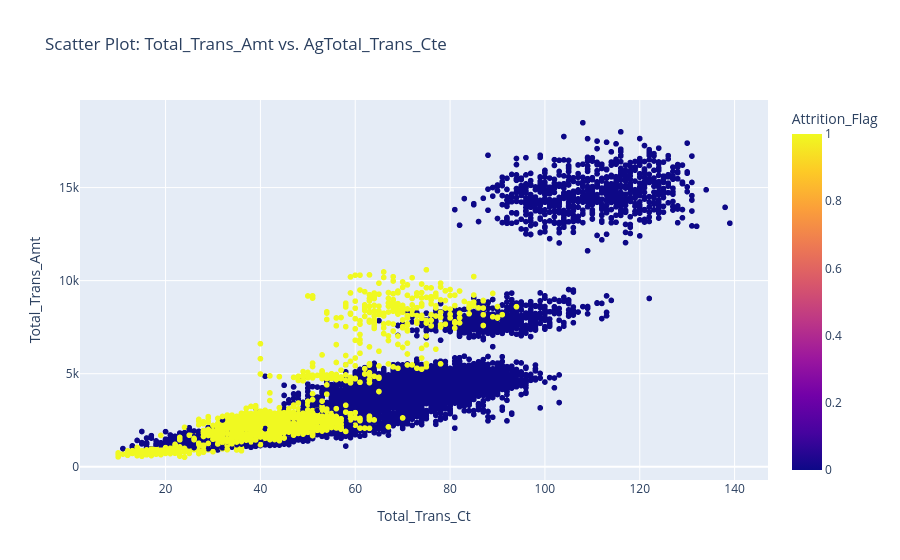

Source (notebook cell):
### Code cell
fig = px.scatter(df, 
                 x='Total_Trans_Ct', 
                 y='Total_Trans_Amt', 
                 color='Attrition_Flag',
                 title='Scatter Plot: Total_Trans_Amt vs. AgTotal_Trans_Cte',
                 size_max=20, 
                 opacity=1, 
                 color_discrete_sequence=px.colors.qualitative.Set2)

fig.show()

### Figure 1 — Plotly figure (JSON) as saved in the notebook; plotly's stock layout.template omitted (floating-point values rounded to 4 significant figures; data arrays with more than 128 entries replaced by an {"elided": "..."} marker saying what was removed)
{"data": [{"hovertemplate": "Total_Trans_Ct=%{x}<br>Total_Trans_Amt=%{y}<br>Attrition_Flag=%{marker.color}<extra></extra>", "legendgroup": "", "marker": {"color": {"elided": "10127 int values"}, "coloraxis": "coloraxis", "opacity": 1, "symbol": "circle"}, "mode": "markers", "name": "", "showlegend": false, "type": "scattergl", "x": {"elided": "10127 int values"}, "xaxis": "x", "y": {"elided": "10127 int values"}, "yaxis": "y"}], "layout": {"coloraxis": {"colorbar": {"title": {"text": "Attrition_Flag"}}, "colorscale": [[0, "#0d0887"], [0.1111, "#46039f"], [0.2222, "#7201a8"], [0.3333, "#9c179e"], [0.4444, "#bd3786"], [0.5556, "#d8576b"], [0.6667, "#ed7953"], [0.7778, "#fb9f3a"], [0.8889, "#fdca26"], [1, "#f0f921"]]}, "legend": {"tracegroupgap": 0}, "title": {"text": "Scatter Plot: Total_Trans_Amt vs. AgTotal_Trans_Cte"}, "xaxis": {"anchor": "y", "domain": [0, 1], "title": {"text": "Total_Trans_Ct"}}, "yaxis": {"anchor": "x", "domain": [0, 1], "title": {"text": "Total_Trans_Amt"}}}}
